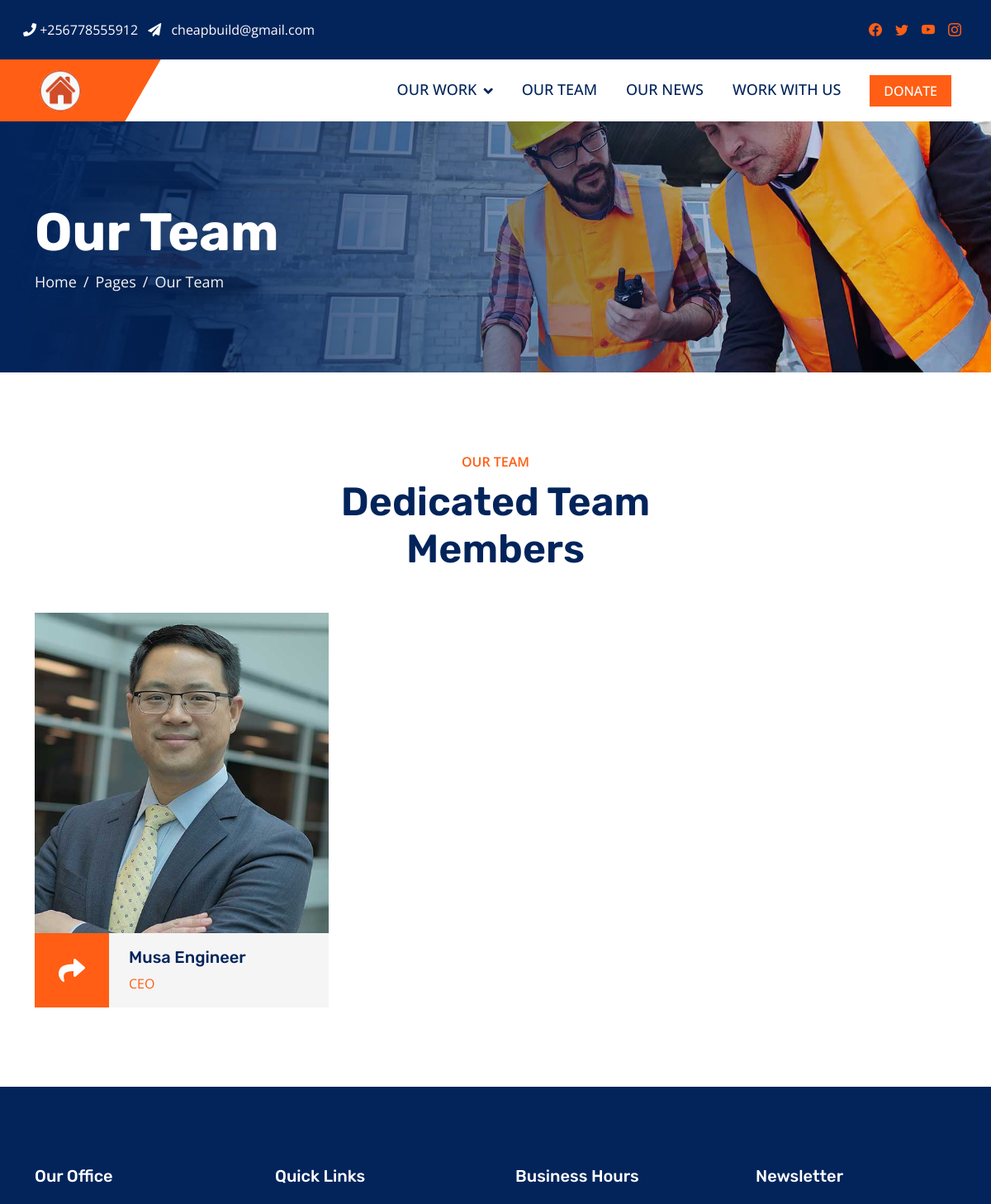
The page /team/ (upper part) on the database as committed earlier.
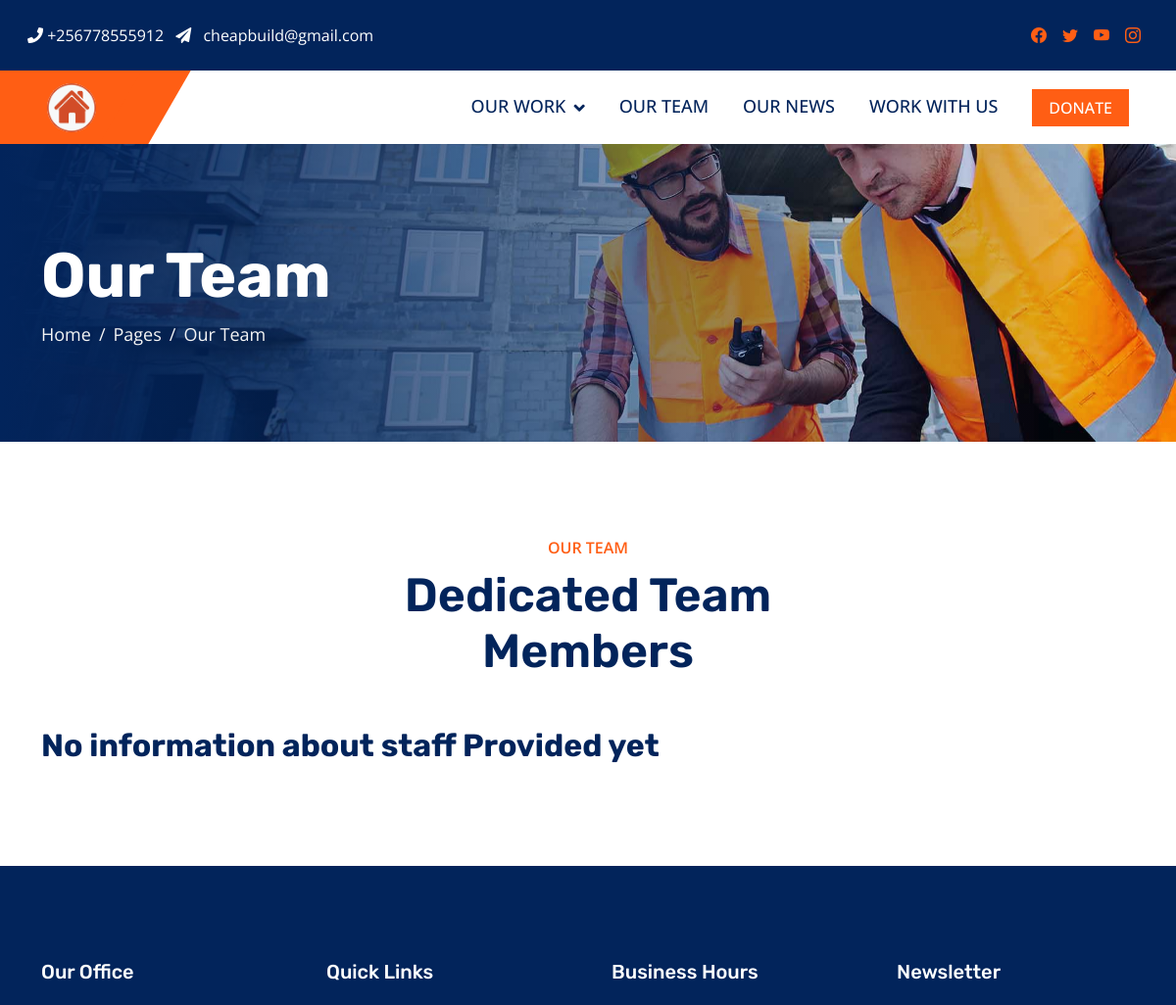
The same page on the database as committed later.
### mainweb/models.py (models this page shows, shortened)
class Timez(models.Model):
    id = models.UUIDField(primary_key=True, default=uuid.uuid4, editable=False)
    created = models.DateField(auto_now_add=True, auto_now=False)
    updated = models.DateField(auto_now_add=False, auto_now=True)
    class Meta:
        abstract = True  # Make Timez model abstract

class Staff(Timez):
	DEPARTMENTS = (
		('magement', 'Magement'),
		('survey', 'survey'),
		('steel', 'Steel'),
		('contruction', 'Contruction'),
		('finishing', 'Finishing'),
		)
	name = models.CharField(max_length=256)
	slug = models.SlugField(max_length=200, unique_for_date='publish')
	email = models.EmailField(blank=True)
	post = models.CharField(max_length=256 )
	role = models.CharField(max_length=256 )
	description = RichTextField()
	twitter = models.URLField(max_length=200,blank=True, null=True)
	faceBook = models.URLField(max_length=200,blank=True, null=True)
	instagram = models.URLField(max_length=200,blank=True, null=True)
	linkedin = models.URLField(max_length=200,blank=True, null=True)
	publish = models.DateField(default=timezone.now)
	image = models.ImageField(upload_to='media/staff')
	department = models.CharField(max_length=256,choices=DEPARTMENTS, default='contruction')
	join_date = models.DateField(default=timezone.now)
	class Meta:
		verbose_name_plural = '12. Team Members'

### mainweb/views.py (the view)
# urls.py: path('team/', views.Team_view, name="teampage"),
def Team_view(request):
	team    = Staff.objects.filter().order_by('department')
	context = {'team':team}
	return render(request, 'mainweb/team.html',context)

### mainweb/templates/mainweb/team.html (shortened to what this page needs)
{% extends 'mainweb/main.html'  %}
{% load static %}
{% block content %}
<div class="container-fluid page-header py-5 mb-5 wow fadeIn" data-wow-delay="0.1s">
    <div class="container py-5">
        <h1 class="display-3 text-white animated slideInRight">Our Team</h1>
        <nav aria-label="breadcrumb">
            <ol class="breadcrumb animated slideInRight mb-0">
                <li class="breadcrumb-item"><a href="/">Home</a></li>
                <li class="breadcrumb-item"><a href="#">Pages</a></li>
                <li class="breadcrumb-item active" aria-current="page">Our Team</li>
            </ol>
        </nav>
    </div>
</div>
<div class="container-xxl py-5">
    <div class="container">
        <div class="text-center mx-auto wow fadeInUp" data-wow-delay="0.1s" style="max-width: 600px;">
            <p class="fw-medium text-uppercase text-primary mb-2">Our Team</p>
            <h3 class="display-5 mb-5">Dedicated Team Members</h3>
        </div>
        <div class="row g-4">
           {% if team %}
            {% for info in team %}
            <div class="col-lg-4 col-md-6 wow fadeInUp" data-wow-delay="0.1s">
                <div class="team-item">
                    <img class="img-fluid" src="{{info.image.url}}" alt="">
                    <div class="d-flex">
                        <div class="flex-shrink-0 btn-square bg-primary" style="width: 90px; height: 90px;">
                            <i class="fa fa-2x fa-share text-white"></i>
                        </div>
                        <div class="position-relative overflow-hidden bg-light d-flex flex-column justify-content-center w-100 ps-4"
                            style="height: 90px;">
                            <h5>{{info.name}}</h5>
                            <span class="text-primary">{{info.role}}</span>
                        </div>
                    </div>
                </div>
            </div>
            {% endfor %}
        {% else %}
        <h2>No information about staff Provided yet</h2>
        {% endif %}
        </div>
    </div>
</div>
{% endblock content %}

Rows that differ between the two databases and show on the page:
removed Staff: image (picture), name "Musa Engineer", role "CEO"
Other text that changed with them:
text now shown: "No information about staff Provided yet"
